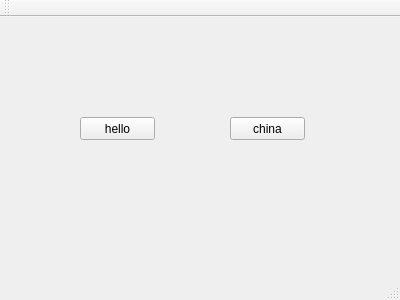
<?xml version="1.0" encoding="UTF-8"?>
<ui version="4.0">
 <class>MainWindow</class>
 <widget class="QMainWindow" name="MainWindow">
  <property name="geometry">
   <rect>
    <x>0</x>
    <y>0</y>
    <width>400</width>
    <height>300</height>
   </rect>
  </property>
  <property name="windowTitle">
   <string>MainWindow</string>
  </property>
  <widget class="QWidget" name="centralWidget">
   <widget class="QPushButton" name="pushButton">
    <property name="geometry">
     <rect>
      <x>80</x>
      <y>100</y>
      <width>75</width>
      <height>23</height>
     </rect>
    </property>
    <property name="text">
     <string>hello</string>
    </property>
   </widget>
   <widget class="QPushButton" name="pushButton_2">
    <property name="geometry">
     <rect>
      <x>230</x>
      <y>100</y>
      <width>75</width>
      <height>23</height>
     </rect>
    </property>
    <property name="text">
     <string>china</string>
    </property>
   </widget>
  </widget>
  <widget class="QMenuBar" name="menuBar">
   <property name="geometry">
    <rect>
     <x>0</x>
     <y>0</y>
     <width>400</width>
     <height>23</height>
    </rect>
   </property>
  </widget>
  <widget class="QToolBar" name="mainToolBar">
   <attribute name="toolBarArea">
    <enum>TopToolBarArea</enum>
   </attribute>
   <attribute name="toolBarBreak">
    <bool>false</bool>
   </attribute>
  </widget>
  <widget class="QStatusBar" name="statusBar"/>
 </widget>
 <layoutdefault spacing="6" margin="11"/>
 <resources/>
 <connections/>
</ui>
